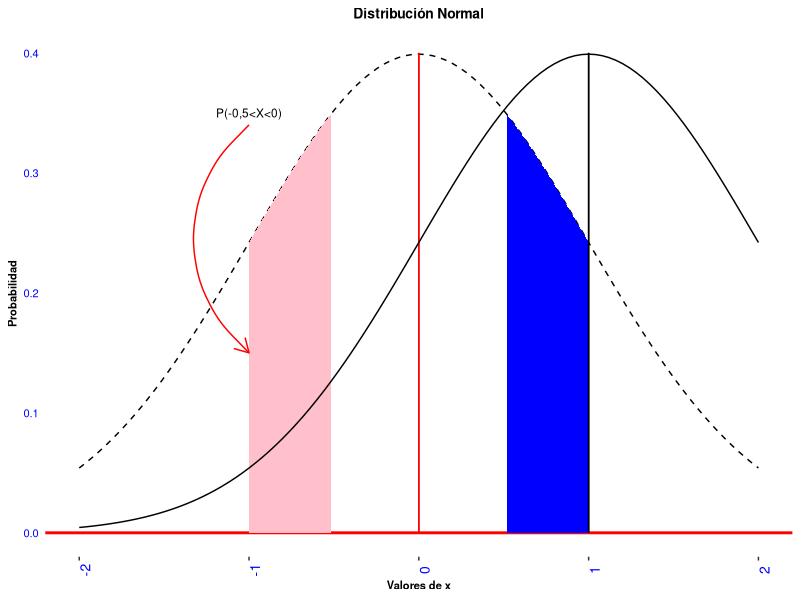

Recreate this plot in R.
library(dplyr)
library(ggplot2)
library(tidyverse)

## OMAR RODRIGUEZ ALVAREZ
## 48679912-K

# Funciones para pintar los dos huecos de P
pintar1 <- function(x){ y <- dnorm(x) 
  y[x>(-0.5) | x<(-1)] <- NA 
  return(y)
}
# P(-0,5<X<0)
pintar2 <- function(x){
  y <- dnorm(x)
  y[x<0.5 | x>1] <- NA 
  return(y) }

ggplot(data.frame(x=c(-2,2)),aes(x=x))+ 
  stat_function(fun=dnorm, lty=2)+  
    geom_segment(x =0, y = 0,xend = 0, yend = 0.4, lty=1,color="red",lwd=0.5)+ 
    geom_hline(yintercept = 0, color = "red", lwd = 1, lty = 1)+
    stat_function(fun = pintar2, geom = "area", fill = "blue")+ 
    stat_function(fun = pintar1, geom = "area", fill = "pink")+ 
    stat_function(fun = dnorm, args = list(mean = 1, sd = 1))+
    geom_segment(x =1, y = 0,xend = 1, yend = 0.4, linetype=1,color ="black",lwd=0.5)+ 
    annotate("text", x = -1, y = 0.35, label = "P(-0,5<X<0)", colour = "black", size =3)+ 
    theme(axis.text.x= element_text(colour = "blue",size=10,angle = 90), 
axis.text.y= element_text(colour = "blue",size=8), axis.title.x= element_text(size=8, face="bold"), axis.title.y= element_text(size=8, face="bold"),
plot.title = element_text( size = 10, hjust=0.01,face="bold"), axis.ticks.y = element_blank(), 
panel.background = element_blank())+
  
# flecha
annotate('curve', x=-1, y=0.34, xend=-1, yend=0.15, color='red',curvature=0.5,arrow = arrow(length = unit(0.03, "npc")))+ 

# Titulos  
ggtitle('Distribución Normal')+ 
    theme(plot.title = element_text(hjust = 0.5))+ #centrar titulo del grafico
    xlab('Valores de x')+
    ylab('Probabilidad')

